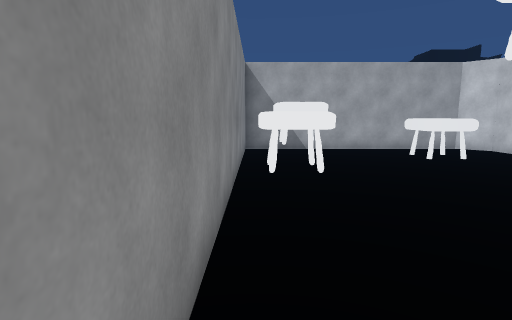
View 1 (above)

24 first-person views from a walk through a 3-D level made in the Unity game engine. The camera is 1.5 m above the floor, tilts 8° down and sees 80° across. The floor is counted in squares, 1 m on a side. Each view is taken from the middle of a square. On the plan, view 1 faces up. The plan holds only what a view shows up to about 15 squares ahead; the rest is blank. The place goes on beyond the plan. The player is left out. Some animated figures are not drawn.

View 2
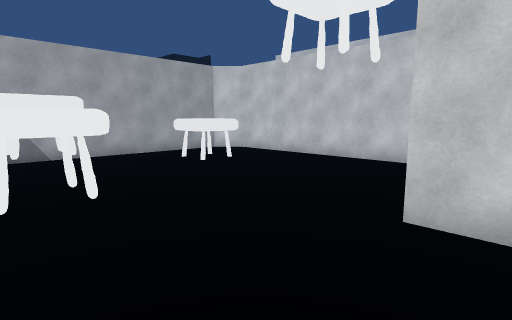

View 3
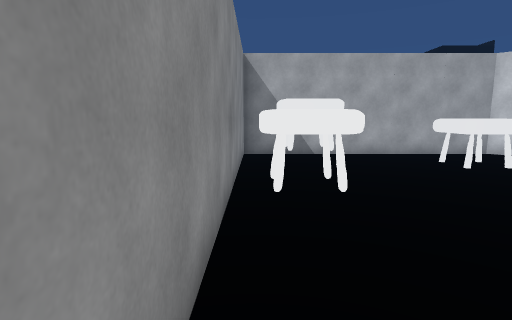

View 4
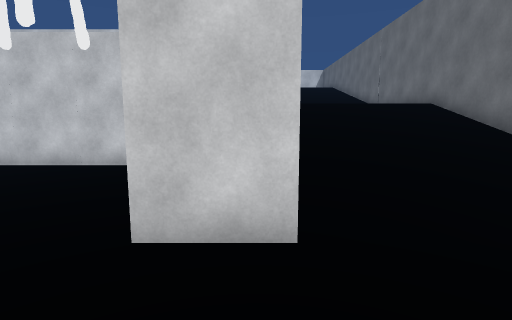

View 5
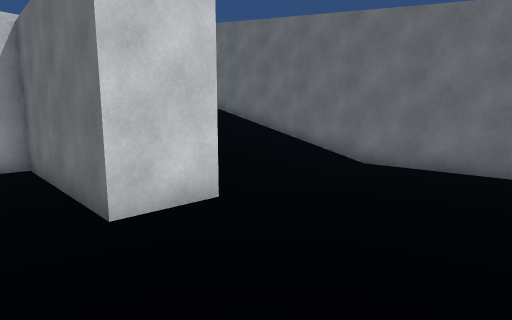

View 6
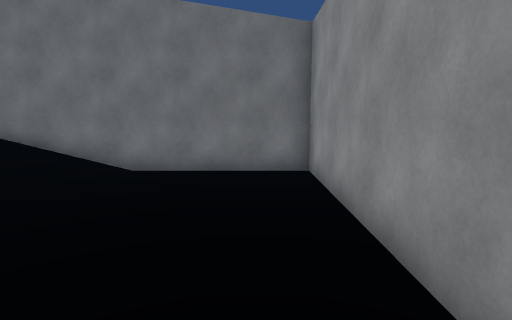

View 7
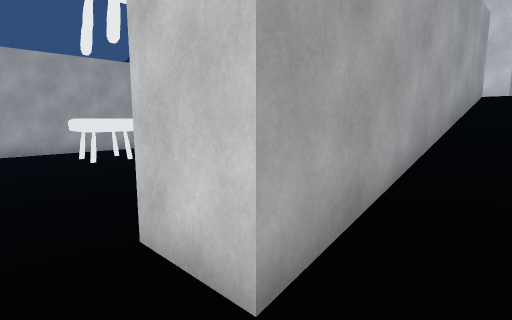

View 8
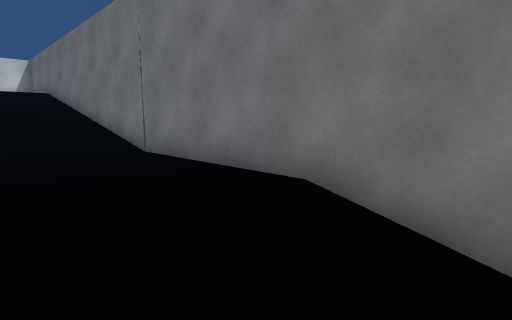

View 9
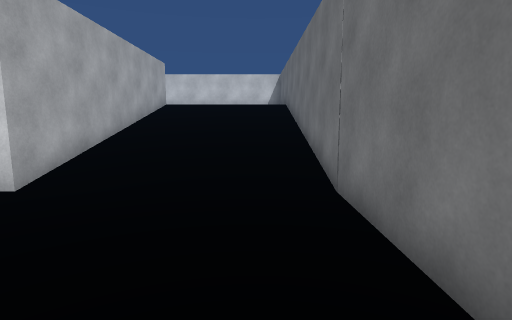

View 10
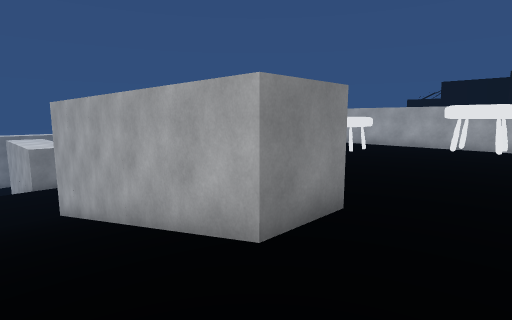

View 11
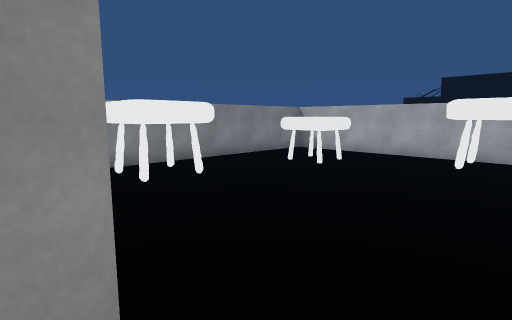

View 12
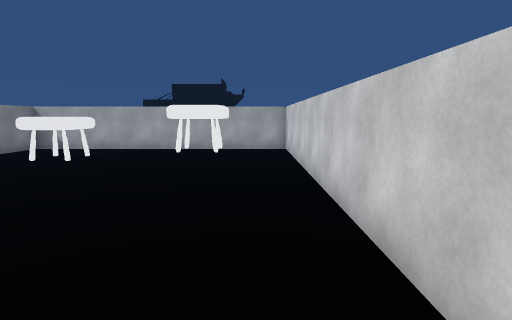

View 13
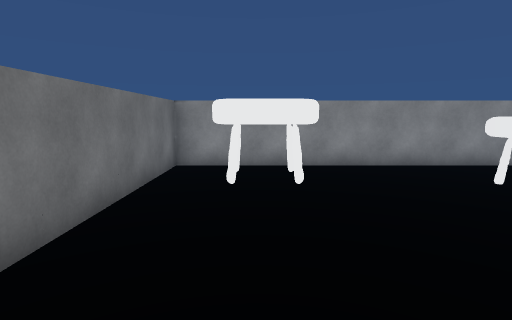

View 14
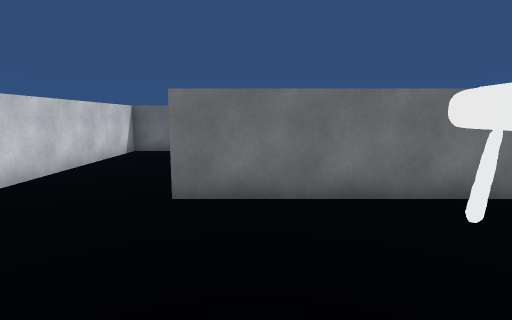

View 15
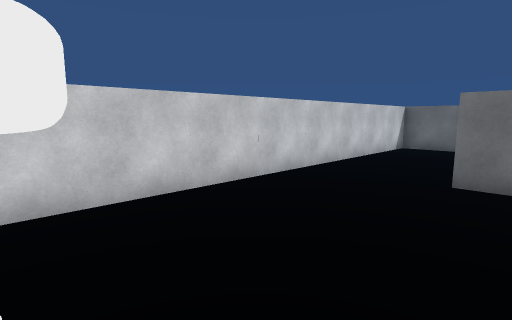

View 16
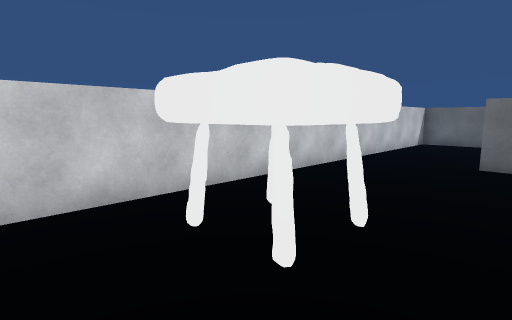

View 17
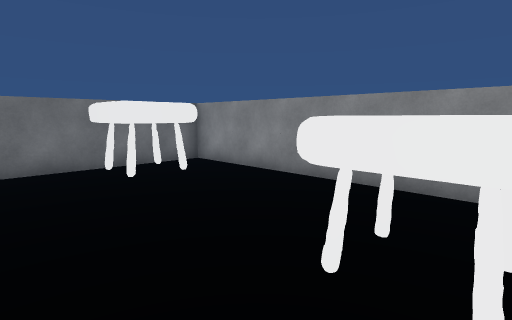

View 18
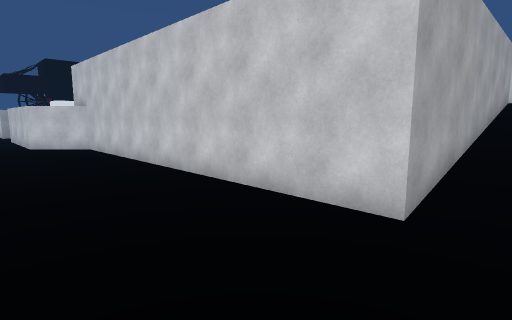

View 19
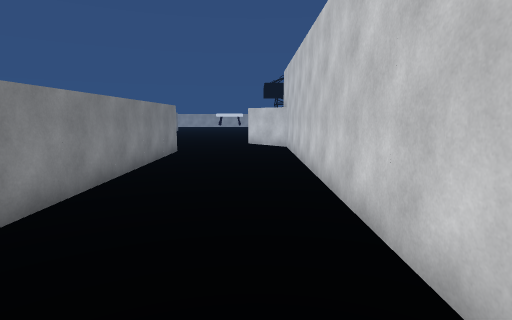

View 20
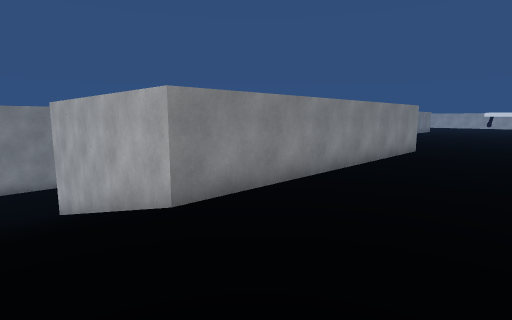

View 21
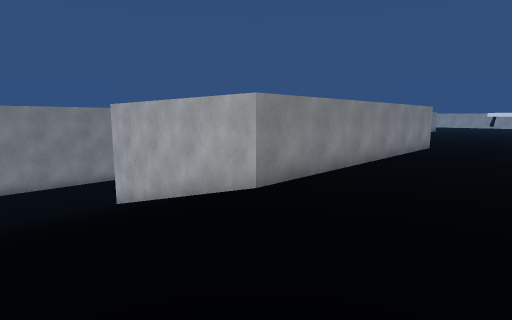

View 22
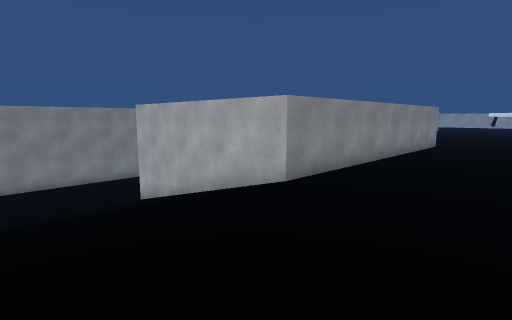

View 23
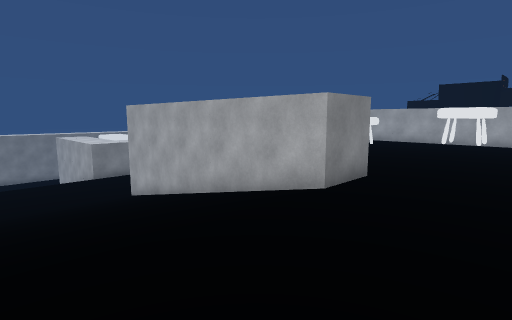

View 24
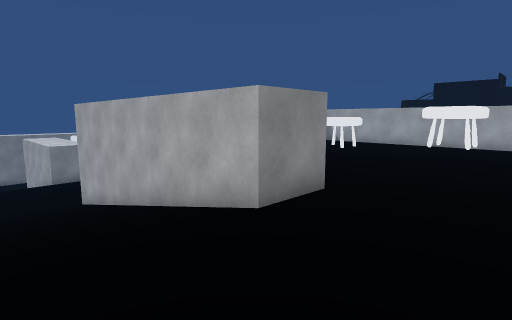

### Floor plan
Key: @ floor where view 1 was taken; # wall or solid block; . main floor; : floor 2 m higher than the main floor; - floor 2 m lower than the main floor; / step, stairs or slope; O other object.
Columns run from 1 left of view 1 to 32 right of it. Each row starts with its distance up from view 1.
 19                 .#
 18                 .#
 17                 .##
 16                 . ###############
 15  ###########   ..  ##            #
 14 #          ### ..  ##      :     #
 13 #           ##     ##  OOO :     #
 12 # OO   OOO  ##     ##  OOO  OOO  #
 11 # OO   OOO  ##     ##  OO  :OOO  #
 10 #  -        ##     ##            #
  9 #OOO        ##     ##      :     #
  8 #OOO        ##     ##            #
  7 # O         ##     ##  OOO       #
  6 #           ##     ##  OOO    : :#
  5 #-          ##     ##  OO       :#
  4 # -         ##     ##           :#
  3 #     ########     ########## : :#
  2 #--   ########.    ##########    #
  1 #-    ////////.     ////////   : #
  0 #@  -         .  .               #
 -1 #-         /      .            : #
 -2 #                               :#
 -3 #            /    .              #
 -4 #     ////        .             :#
 -5 #################################

Where each view was taken, in squares from view 1:
view 1: 0 up, 0 right, facing up
view 2: 2 up, 0 right, facing up-right
view 3: 2 up, 0 right, facing up
view 4: 2 up, 1 right, facing right
view 5: 5 up, 0 right, facing down-right
view 6: 4 up, 1 right, facing down
view 7: 0 up, 3 right, facing up-right
view 8: 1 down, 10 right, facing down-right
view 9: 3 down, 12 right, facing right
view 10: 1 down, 30 right, facing up-left
view 11: 3 up, 29 right, facing up-left
view 12: 1 up, 30 right, facing up
view 13: 6 up, 29 right, facing left
view 14: 9 up, 26 right, facing down
view 15: 11 up, 26 right, facing down-right
view 16: 14 up, 26 right, facing down-right
view 17: 13 up, 26 right, facing down-left
view 18: 0 up, 13 right, facing up-right
view 19: 0 up, 16 right, facing up
view 20: 1 down, 17 right, facing up-left
view 21: 3 down, 17 right, facing up-left
view 22: 4 down, 17 right, facing up-left
view 23: 4 down, 31 right, facing up-left
view 24: 2 down, 31 right, facing up-left
